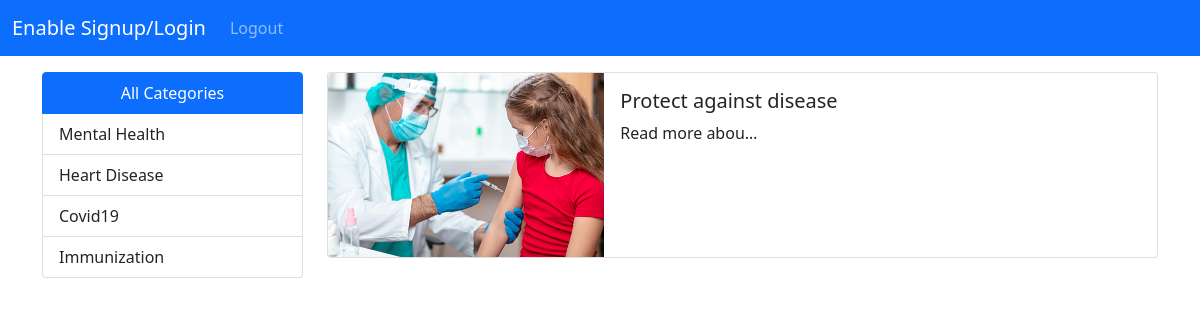
Screenshot of /all-blog-posts/9/ (signed in) with the database file from the repository.
### app/models.py (models this page shows, shortened)
class Categories(models.Model):
    title = models.CharField(max_length=100)

class Post(models.Model):
    user = models.ForeignKey(User, on_delete=models.CASCADE)
    title = models.CharField(max_length=200)
    image = models.ImageField(upload_to='post')
    category = models.ForeignKey(Categories, on_delete=models.CASCADE)
    summary = models.TextField()
    content = models.TextField()
    CHOICE =(("DRAFT","ADD-TO-DRAFT"), ("PUBLIC","ADD-TO-PUBLIC"))
    draft = models.CharField(max_length=30,choices=CHOICE)

### app/views.py (the view)
# urls.py: path('all-blog-posts/<int:id>/', CategoryPostFilter.as_view(), name='catfilter')
class CategoryPostFilter(LoginRequiredMixin, View):
    def get(self, request, id):
        if request.user.is_active:
            context = {
                "allCategories": Categories.objects.all(),
                'allPosts': Post.objects.filter(draft="PUBLIC", category_id=id),
            }
            return render(request, 'patient_dashboard.html', context)
        else:
            logout(request)
            return redirect('login')

### templates/patient_dashboard.html
{% extends 'base.html' %}
{% load crispy_forms_field %}
{% block content %}
    <div class="container">
               <div class="row mt-3">
                   <div class="col-3">
                       <div class="list-group">
                          <a href="{% url 'patientDashboard' %}" class="list-group-item text-center list-group-item-action active" aria-current="true">
                            All Categories
                          </a>
                          {% for cat in allCategories %}
                              <a href="{% url 'catfilter' cat.id %}" class="list-group-item list-group-item-action">{{ cat.title }}</a>
                          {% endfor %}
                       </div>
                   </div>
                   <div class="col-9">
                         {% for foo in allPosts %}
                             <div class="card mb-3" style="max-width: 950px;">
                                  <div class="row g-0">
                                    <div class="col-md-4">
                                      <img src="{{ foo.image.url }}" class="img-fluid rounded-start" alt="...">
                                    </div>
                                    <div class="col-md-8">
                                      <div class="card-body">
                                        <h5 class="card-title">{{ foo.title }}</h5>
                                        <p class="card-text">{{ foo.summary|truncatechars:15 }}</p>
                                      </div>
                                    </div>
                                  </div>
                             </div>
                         {% endfor %}
                   </div>
               </div>
          </div>
{% endblock %}

### rows the page displays
Categories: title "Mental Health"
Categories: title "Heart Disease"
Categories: title "Covid19"
Categories: title "Immunization"
Post: image (picture), title "Protect against disease", summary "Read more abou…"
